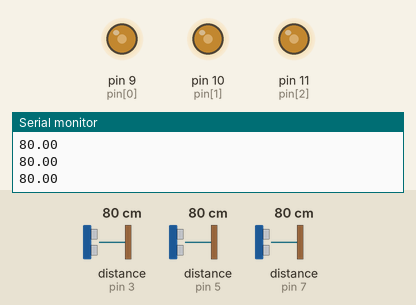
This sketch was run on a simulated Arduino Uno, built with avr-gcc and run on an emulated ATmega328P. Shown: output pins drawn as LEDs (lit = HIGH), the last lines printed to the serial monitor. Inputs (shaded band) come from the test bench; at power-on: distance to the obstacle (sensors on pin 3, pin 5, pin 7) 80 cm.

Above: at 1.2 s.
1.3 s: distance to the obstacle (sensor on pin 3) set to 2 cm
At 2.1 s:
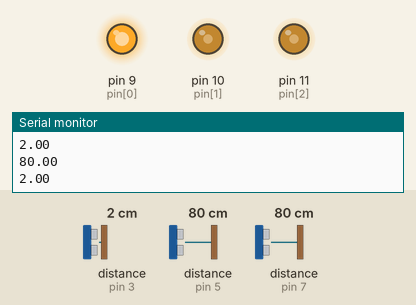
2.8 s: distance to the obstacle (sensor on pin 5) set to 2 cm
At 3.8 s:
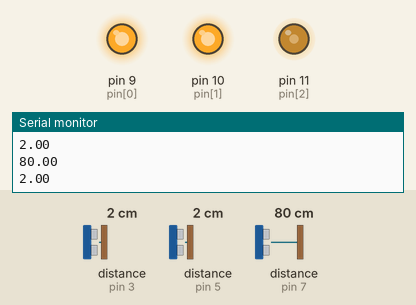
4.3 s: distance to the obstacle (sensor on pin 7) set to 2 cm
At 5.5 s:
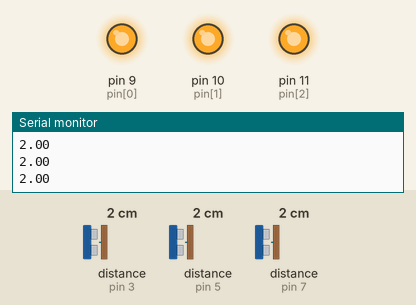
5.8 s: distance to the obstacle (sensor on pin 3) set to 60 cm
At 6.6 s:
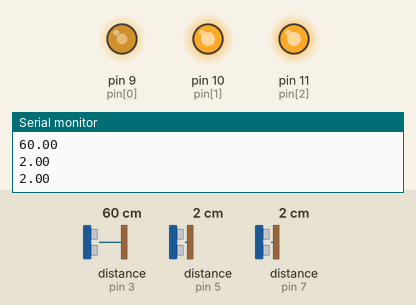
7.3 s: distance to the obstacle (sensor on pin 5) set to 60 cm
At 8.3 s:
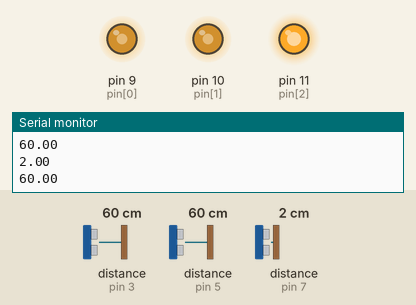
8.8 s: distance to the obstacle (sensor on pin 7) set to 60 cm
At 10.2 s:
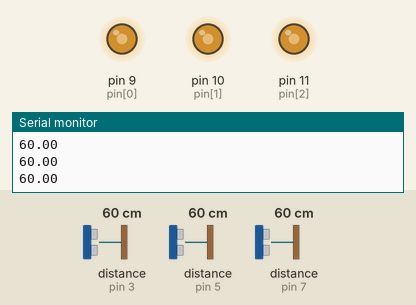
Timing chart, 0 to 11.3 s (numbered marks = the images above; inputs shaded):
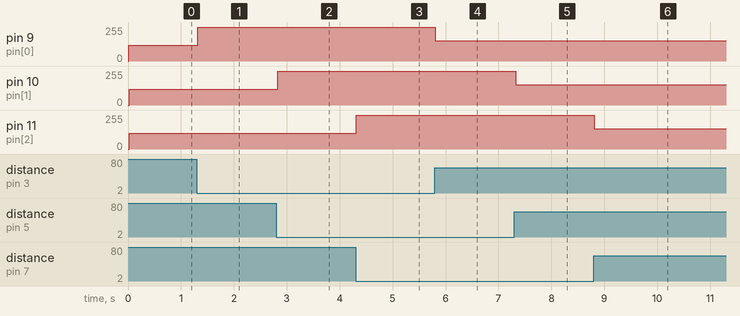

Measured:
- after the input at 1.3 s, pin 9 (pin[0]): 119/255 → 252/255 at once
- after the input at 2.8 s, pin 10 (pin[1]): 119/255 → 252/255 at once
- after the input at 4.3 s, pin 11 (pin[2]): 119/255 → 252/255 at once
- after the input at 5.8 s, pin 9 (pin[0]): 252/255 → 153/255 at once
- after the input at 7.3 s, pin 10 (pin[1]): 252/255 → 153/255 at once
- after the input at 8.8 s, pin 11 (pin[2]): 252/255 → 153/255 at once

The sketch:

True_blindWay4.ino
```cpp
#include <Thread.h>
#include <ThreadController.h>
#include <Ultrasonic.h>

Ultrasonic ultrasonic1(2, 3);
Ultrasonic ultrasonic2(4, 5);
Ultrasonic ultrasonic3(6, 7);

int pin[3] = {9,10,11};
long microsec[3];
float cmMsec[3];

ThreadController cpu;

Thread lerSensorUm;
void leituraUm(){
  cmMsec[0] = ultrasonic1.read(CM);
  Serial.println(cmMsec[0]);

  if(cmMsec[0]>150){
    analogWrite(pin[0],0);
  }else{
    int valor = 255 - (int(cmMsec[0]*1.7));
    analogWrite(pin[0],valor);
  }
}

Thread lerSensorDois;
void leituraDois(){
  cmMsec[1] = ultrasonic2.read(CM);
  Serial.println(cmMsec[1]);

  if(cmMsec[1]>150){
    analogWrite(pin[1],0);
  }else{
    int valor = 255 - (int(cmMsec[1]*1.7));
    analogWrite(pin[1],valor);
  }
}

Thread lerSensorTres;
void leituraTres(){
  cmMsec[2] = ultrasonic3.read(CM);
  Serial.println(cmMsec[2]);

  if(cmMsec[2]>150){
    analogWrite(pin[2],0);
  }else{
    int valor = 255 - (int(cmMsec[2]*1.7));
    analogWrite(pin[2],valor);
  }
}

void setup(){
  Serial.begin(9600);
  pinMode(9, OUTPUT);
  pinMode(10, OUTPUT);
  pinMode(11, OUTPUT);

  lerSensorUm.setInterval(10);
  lerSensorUm.onRun(leituraUm);

  lerSensorDois.setInterval(15);
  lerSensorDois.onRun(leituraDois);

  lerSensorTres.setInterval(20);
  lerSensorTres.onRun(leituraTres);

  cpu.add(&lerSensorUm);
  cpu.add(&lerSensorDois);
  cpu.add(&lerSensorTres);
}

void loop(){
  cpu.run();
}
```
